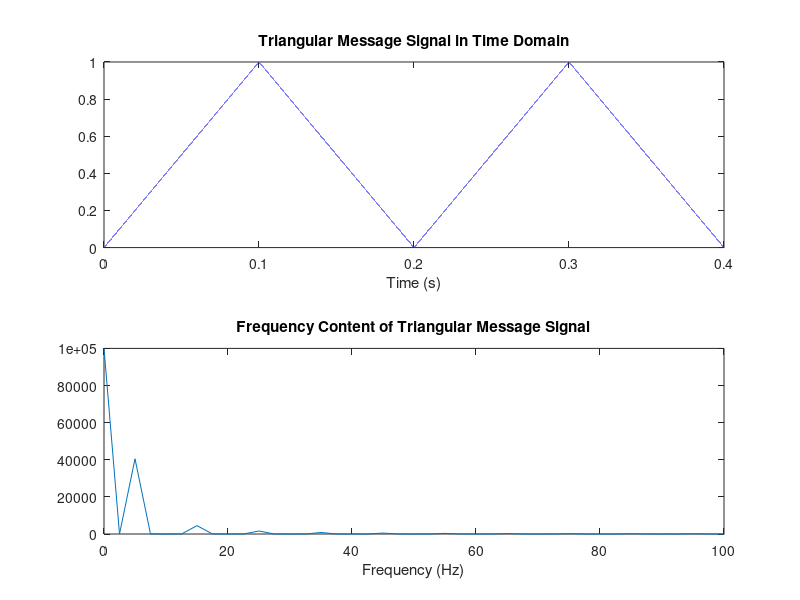

Source code (MATLAB): (Note: this script raises an error after producing the figure.)
% Computer Project communication1 ------ amirhossein owji 400113010
% ------------------- Triangular message signal -------------------

clc
clear
close all
warning off

%% Triangular message signal
% Parameters
Fs = 500000;                        % Sampling frequency
T = 1/Fs;                           % Sampling period
duration = 0.4;                     % Signal duration in seconds
f_message = 5;                      % Frequency of the message signal in Hz
t_message = 0:T:duration;           % Time vector

% Triangular message signal
message_signal = 0.5 * (1 + sawtooth(2*pi*f_message*t_message, 0.5));

% Perform FFT and plot the signal in the frequency domain
L = length(message_signal);         % Length of the signal
frequencies = (0:(L-1)) * Fs/L;     % Frequency vector for FFT

message_signal_fft_result = fft(message_signal);
message_signal_fft = abs(message_signal_fft_result);

% Plot signals
figure;
subplot(2, 1, 1);
plot(t_message, message_signal);
title('Triangular Message Signal in Time Domain');
xlabel('Time (s)');
subplot(2, 1, 2);
plot(frequencies, message_signal_fft);
title('Frequency Content of Triangular Message Signal');
xlabel('Frequency (Hz)');

% Optional: Zoom in on the frequency axis
xlim([0, 20*f_message]);

%% AM Modulation & Demodulation :
% Parameters
fc = 50000;             % Carrier frequency
mu = 0.85;              % Modulation index

% Create a carrier signal
carrier_signal_AM = cos(2*pi*fc*t_message*2.5);

% Perform AM modulation
am_modulated_signal = (1 + mu * message_signal) .* carrier_signal_AM;
%am_modulated_signal  = ammod(message_signal,fc,Fs) ;

% Perform AM demodulation using envelope detection
envelope = abs(hilbert(am_modulated_signal));
am_demodulated_signal = envelope - mean(envelope);      % Remove DC offset
%am_demodulated_signal = amdemod(am_modulated_signal, fc, Fs);

% Plot signals
figure;
sgtitle('Triangular message signal AM Modulation and Demodulation');
subplot(3,1,1);
plot(t_message, message_signal);
title('Triangular Message Signal');
xlabel('Time (s)');
subplot(3,1,2);
plot(t_message, am_modulated_signal);
title('AM Modulated Signal');
xlabel('Time (s)');
subplot(3,1,3);
plot(t_message, am_demodulated_signal);
title('AM Demodulated Signal');
xlabel('Time (s)');

%% DSB Modulation & Demodulation :
% Create a carrier signal
carrier_signal_DSB = cos(2*pi*fc*t_message*2.5);

% Perform DSB modulation
dsb_modulated_signal = message_signal .* carrier_signal_DSB;

% Perform DSB demodulation using product detection
dsb_demodulated_signal = lowpass(dsb_modulated_signal .* carrier_signal_DSB,0.05);

% Plot signals
figure;
sgtitle('Triangular message signal DSB Modulation and Demodulation');
subplot(3,1,1);
plot(t_message, message_signal);
title('Triangular Message Signal');
xlabel('Time (s)');
subplot(3,1,2);
plot(t_message, dsb_modulated_signal);
title('DSB Modulated Signal');
xlabel('Time (s)');
subplot(3,1,3);
plot(t_message, dsb_demodulated_signal);
title('DSB Demodulated Signal');
xlabel('Time (s)');

%% SSB Modulation & Demodulation:
% Create a carrier signal
carrier_signal_SSB = cos(2*pi*fc*t_message);

% Perform SSB modulation using the phasing method
ssb_modulated_signal = message_signal .* cos(2*pi*fc*t_message) - hilbert(message_signal) .* sin(2*pi*fc*t_message);

% Perform SSB demodulation using the phasing method
ssb_demodulated_signal = lowpass(ssb_modulated_signal .* carrier_signal_SSB,0.05);

% Plot signals
figure;
sgtitle('Triangular message signal SSB Modulation and Demodulation');
subplot(3,1,1);
plot(t_message, message_signal);
title('Triangular Message Signal');
xlabel('Time (s)');
subplot(3,1,2);
plot(t_message, ssb_modulated_signal);
title('SSB Modulated Signal');
xlabel('Time (s)');
subplot(3,1,3);
plot(t_message, ssb_demodulated_signal);
title('SSB Demodulated Signal');
xlabel('Time (s)');

%% FM Modulation & Demodulation:
fc_fm = 5000;          % Carrier frequency
fd = 2000;             % Frequency deviation constant
% Perform FM modulation
fm_modulated_signal = fmmod(message_signal, fc_fm, Fs, fd);

% Perform FM demodulation
fm_demodulated_signal = lowpass(fmdemod(fm_modulated_signal, fc_fm, Fs, fd),0.0001);

% Plot signals
figure;
sgtitle('Triangular message signal FM Modulation and Demodulation');
subplot(3, 1, 1);
plot(t_message, message_signal);
title('Message Signal');
xlabel('Time (s)');
subplot(3, 1, 2);
plot(t_message, fm_modulated_signal);
title('FM Modulated Signal');
xlabel('Time (s)');
subplot(3, 1, 3);
plot(t_message, fm_demodulated_signal);
title('FM Demodulated Signal');
xlabel('Time (s)');

%% Distortion 
% AM 
y_am_mod = am_modulated_signal .^3 + 0.5 * am_modulated_signal .^2;
envelope_y = abs(hilbert(y_am_mod));
y_am_demodulated_signal = envelope_y - mean(envelope_y);

% DSB
y_dsb_mod = dsb_modulated_signal .^3 + 0.5 * dsb_modulated_signal .^2;
y_dsb_demodulated_signal = y_dsb_mod .* carrier_signal_DSB;

% FM
y_fm_mod = fm_modulated_signal .^3 + 0.5 * fm_modulated_signal .^2;
y_fm_demodulated_signal = fmdemod(y_fm_mod, 50000, Fs, 2000);
y_fm_dm = lowpass(y_fm_demodulated_signal,0.0001);

%plot
figure;
sgtitle('demodulation with Distortion');
subplot(4, 1, 1);
plot(t_message, message_signal);
title('Triangular message signal');
xlabel('Time (s)');
subplot(4, 1, 2);
plot(t_message, y_am_demodulated_signal);
title('AM Demodulated Signal with Distortion');
xlabel('Time (s)');
subplot(4, 1, 3);
plot(t_message, y_dsb_demodulated_signal);
title('DSB Demodulated Signal with Distortion');
xlabel('Time (s)');
subplot(4, 1, 4);
plot(t_message, y_fm_dm);
title('FM Demodulated Signal with Distortion');
xlabel('Time (s)');
%% noise
%AM
Z_am5=awgn(am_modulated_signal,5);
Zs_am5=lowpass(amdemod(Z_am5, fc_fm, Fs, fd),0.05);
Z_am10=awgn(am_modulated_signal,10);
Zs_am10=lowpass(amdemod(Z_am10, fc_fm, Fs, fd),0.05);
Z_am15=awgn(am_modulated_signal,15);
Zs_am15=lowpass(amdemod(Z_am15, fc_fm, Fs, fd),0.05);

%DSB
Z_dsb5=awgn(dsb_modulated_signal,5);
Zs_dsb5=lowpass(Z_dsb5 .* carrier_signal_DSB,0.05);
Z_dsb10=awgn(dsb_modulated_signal,10);
Zs_dsb10=lowpass(Z_dsb10 .* carrier_signal_DSB,0.05);
Z_dsb15=awgn(dsb_modulated_signal,15);
Zs_dsb15=lowpass(Z_dsb15 .* carrier_signal_DSB,0.05);

%SSB
Z_ssb5=awgn(ssb_modulated_signal,5);
Zs_ssb5=lowpass(Z_ssb5 .* carrier_signal_SSB,0.05);
Z_ssb10=awgn(ssb_modulated_signal,10);
Zs_ssb10=lowpass(Z_ssb10 .* carrier_signal_SSB,0.05);
Z_ssb15=awgn(ssb_modulated_signal,15);
Zs_ssb15=lowpass(Z_ssb15 .* carrier_signal_SSB,0.05);

%FM
Z_fm5=awgn(fm_modulated_signal,5);
Zs_fm5=lowpass(fmdemod(Z_fm5, fc_fm, Fs, fd),0.05);
Z_fm10=awgn(fm_modulated_signal,10);
Zs_fm10=lowpass(fmdemod(Z_fm10, fc_fm, Fs, fd),0.05);
Z_fm15=awgn(fm_modulated_signal,15);
Zs_fm15=lowpass(fmdemod(Z_fm15, fc_fm, Fs, fd),0.05);

% plot signals
figure;
subplot (3,4,4)
plot(t_message,Zs_fm5)
title('SNR for FM with 5 dB')
subplot (3,4,8)
plot(t_message,Zs_fm10)
title('SNR for FM with 10 dB')
subplot (3,4,12)
plot(t_message,Zs_fm15)
title('SNR for FM with 15 dB')
subplot (3,4,1)
plot(t_message,Zs_am5)
title('SNR for AM with 5 dB')
subplot (3,4,5)
plot(t_message,Zs_am10)
title('SNR for AM with 10 dB')
subplot (3,4,9)
plot(t_message,Zs_am15)
title('SNR for AM with 15 dB')
subplot (3,4,3)
plot(t_message,Zs_ssb5)
title('SNR for SSB with 5 dB')
subplot (3,4,7)
plot(t_message,Zs_ssb10)
title('SNR for SSB with 10 dB')
subplot (3,4,11)
plot(t_message,Zs_ssb15)
title('SNR for SSB with 15 dB')
subplot (3,4,2)
plot(t_message,Zs_dsb5)
title('SNR for DSB with 5 dB')
subplot (3,4,6)
plot(t_message,Zs_dsb10)
title('SNR for DSB with 10 dB')
subplot (3,4,10)
plot(t_message,Zs_dsb15)
title('SNR for DSB with 15 dB')
sgtitle('effect of noise in linear and angular modulations');